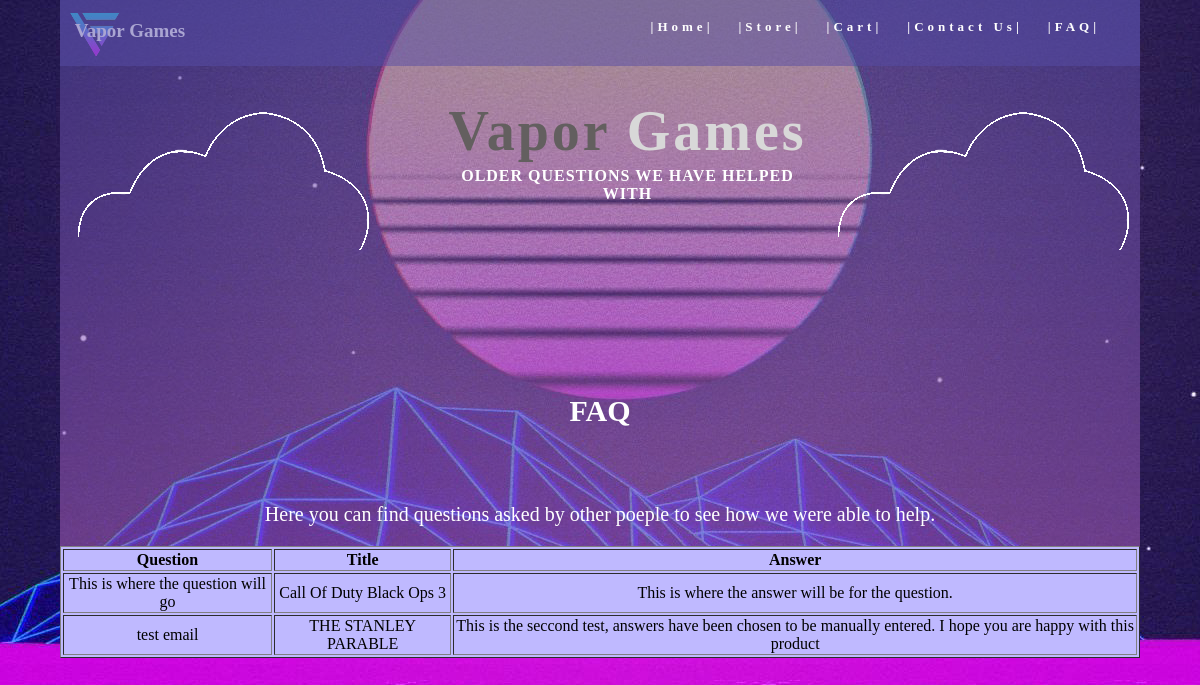
Page /website/QandA.php on the committed database.
### tables this page shows
CREATE TABLE `games` (
  `developer` text NOT NULL,
  `title` varchar(40) NOT NULL,
  `release_date` date NOT NULL,
  `game_image` text NOT NULL,
  `genre` text NOT NULL,
  `summary` varchar(600) NOT NULL,
  `game_id` int(100) NOT NULL,
  `price` int(10) NOT NULL,
  `pc` int(2) NOT NULL,
  `xbox` int(2) NOT NULL,
  `switch` int(2) NOT NULL,
  `playstation` int(2) NOT NULL
);

CREATE TABLE `questions` (
  `question_id` int(10) NOT NULL,
  `title` varchar(50) NOT NULL,
  `name` text NOT NULL,
  `message` varchar(200) NOT NULL,
  `email` varchar(50) NOT NULL
);

CREATE TABLE `answers` (
  `ans_id` int(100) NOT NULL,
  `question_id` int(100) NOT NULL,
  `answer` varchar(1000) NOT NULL
);

### website/QandA.php (the view, shortened to what this page needs)
<!doctype html>
<html lang="en">
    <?php
    include 'conn.php';
    $query ="SELECT games.title,questions.message,answers.answer FROM ((questions INNER JOIN games ON games.title = questions.title) INNER JOIN answers ON questions.question_id = answers.question_id)";
    $result = mysqli_query($conn, $query);
    ?>
<head>
    <link rel="stylesheet" type="text/css" href="VaporCSS.css">
</head>
<body>
    <div class="container">
        <a href="#" id="Logo_top"></a>
        <h4 class="Title_Top">Vapor Games</h4>
        <header>
            <nav>
                <ul>
                    <li><a href="index.php">|Home|</a></li>
                    <li><a href="Store.php">|Store|</a></li>
                    <li><a href="Cart.php">|Cart|</a></li>
                    <li><a href="Contact.php">|Contact Us|</a></li>
                    <li><a href="QandA.php">|FAQ|</a></li>
                </ul>
            </nav>
        </header>
        <section class="title" id="title">
            <a href="#" id="Logo_title_1"></a>
            <a href="#" id="Logo_title_2"></a>
            <h2 class="Title_middle_1">Vapor <span class="Title_middle_2">Games</span></h2>
            <p class="Title_middle_tagline"> Older questions we have helped with </p>
        </section>
        <section class="about">
            <h2 class="hidden">FAQ</h2>
            <p class="text_column">Here you can find questions asked by other poeple to see how we were able to help.</p>
        </section>
        <div>
            <table class="table_questions" table align="center" style="color:black;"  border="1" background="images/table.jpg" >
            <tr >
                <th>Question</th>
                <th>Title</th>
                <th>Answer</th>
            </tr>
                <?php
                    while($row = mysqli_fetch_array($result)){
                       ?>
                        <tr>
                            <td>  <?php echo $row['message'];?>  </td>
                            <td>  <?php echo $row['title'];?>  </td>
                            <td>  <?php echo $row['answer'];?>  </td>
                        </tr>
                <?php
                    }
                ?>
            </table>
        </div>
    </div>
</body>
</html>
<!DOCTYPE html>

### website/VaporCSS.css (style rules this page uses)
@media (max-width: 3000px) { body { text-align: center; background-position: center; margin-top: 0px; margin-right: 0px; margin-bottom: 0px; margin-left: 0px; background-image: url("Images/home_bg.jpg"); background-attachment: fixed; } }
@media (max-width: 3000px) { .container { width: 90%; margin-left: auto; margin-right: auto; background: linear-gradient(rgba(87, 76, 165, .5), 60%, rgba(237, 113, 214, .5)); background-attachment: fixed; } }
@media (max-width: 3000px) { header { position: fixed; padding-bottom: 10px; width: 90%; height: 7%; background: rgba(87, 76, 165, .5); } }
@media (max-width: 3000px) { #Logo_top { position: fixed; background: url("Images/Logo.png") no-repeat; width: 169px; height: 70px; ; float: left; display: block; } }
@media (max-width: 3000px) { .Title_Top { position: fixed; color: #FFFFFF; font-weight: bolder; font-size: 19px; padding-left: 10px; width: 10%; float: left; margin-top: 20px; } }
@media (max-width: 3000px) { nav { float: right; width: 60%; text-align: right; margin-top: 3px; margin-right: 15px; } }
@media (max-width: 3000px) { header nav ul { list-style: none; float: right; } }
@media (max-width: 3000px) { nav ul li { float: left; color: #2E2727; font-size: 13px; text-align: left; margin-right: 25px; letter-spacing: 4px; font-weight: bold; transition: all 0.2s linear; } }
@media (max-width: 3000px) { ul li a { color: #FFFFFF; text-decoration: none } }
@media (max-width: 3000px) { .title { padding-top: 100px; padding-bottom: 150px; } }
@media (max-width: 3000px) { .Title_middle_1 { color: #635F5F; text-align: center; margin-top: -1px; margin-right: 0px; margin-bottom: 0px; font-size: 350%; padding-left: 100px; letter-spacing: 3px; } }
@media (max-width: 3000px) { .Title_middle_2 { font-weight: bolder; color: #D8D8D8; } }
@media (max-width: 3000px) { .Title_middle_tagline { color: #FFFFFF; margin-top: 4px; font-weight: bold; text-transform: uppercase; letter-spacing: 1px; text-align: center; } }
@media (max-width: 3000px) { #Logo_title_1 { background: url("Images/cloud.png") no-repeat; width: 300px; height: 150px; float: left; padding-left: 75px; } }
@media (max-width: 3000px) { #Logo_title_2 { background: url("Images/cloud.png") no-repeat; width: 300px; height: 150px; float: right; padding-right: 20px; } }
@media (max-width: 3000px) { .about { color: white; font-size: 20px; } }
@media (max-width: 3000px) { .text_column { margin-top: auto; padding-top: 50px; } }

### rows in the picture
games: questions.message "This is where the question will go", title "Call Of Duty Black Ops 3", answers.answer "This is where the answer will be for the question."
games: questions.message "test email", title "THE STANLEY PARABLE", answers.answer "This is the seccond test, answers have been chosen to be manually entered. I hope you are happy with this product"
